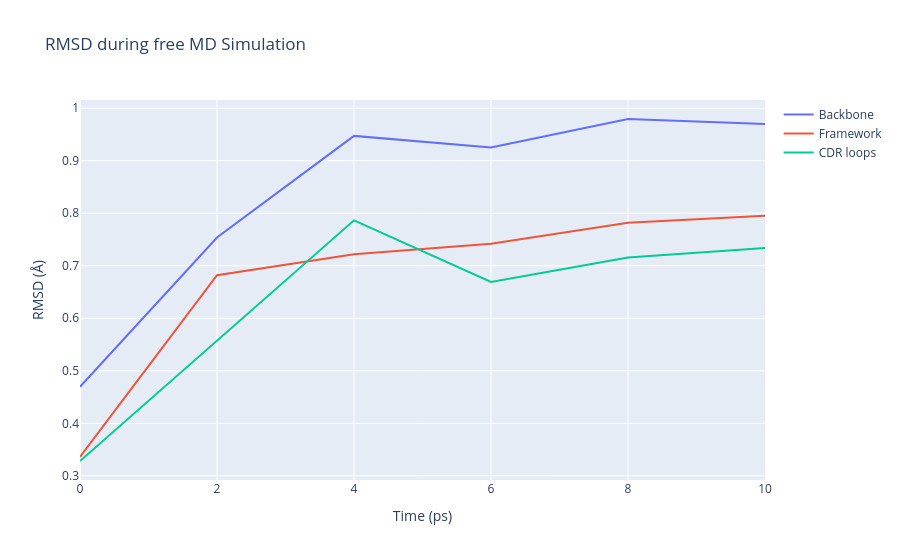

Notebook code cell kept with this figure:
### Code cell
# Read RMS vs experimental structure data from file and plot the three selections
plot_xvg({'Backbone': output_rms_exp,
          'Framework': output_rms_fr,
          'CDR loops': output_rms_loop},
         title="RMSD during free MD Simulation",
         ytitle="RMSD (Å)",
         yscale=10)

### Figure 1 — Plotly figure (JSON) as saved in the notebook; plotly's stock layout.template omitted (floating-point values rounded to 4 significant figures)
{"data": [{"mode": "lines", "name": "Backbone", "type": "scatter", "x": [0.0, 2.0, 4.0, 6.0, 8.0, 10.0], "y": [0.4696, 0.7537, 0.9473, 0.925, 0.9794, 0.9697]}, {"mode": "lines", "name": "Framework", "type": "scatter", "x": [0.0, 2.0, 4.0, 6.0, 8.0, 10.0], "y": [0.3362, 0.6821, 0.7218, 0.7418, 0.7819, 0.7953]}, {"mode": "lines", "name": "CDR loops", "type": "scatter", "x": [0.0, 2.0, 4.0, 6.0, 8.0, 10.0], "y": [0.3283, 0.558, 0.7866, 0.6693, 0.7156, 0.7337]}], "layout": {"title": {"text": "RMSD during free MD Simulation"}, "xaxis": {"title": {"text": "Time (ps)"}}, "yaxis": {"title": {"text": "RMSD (Å)"}}}}
